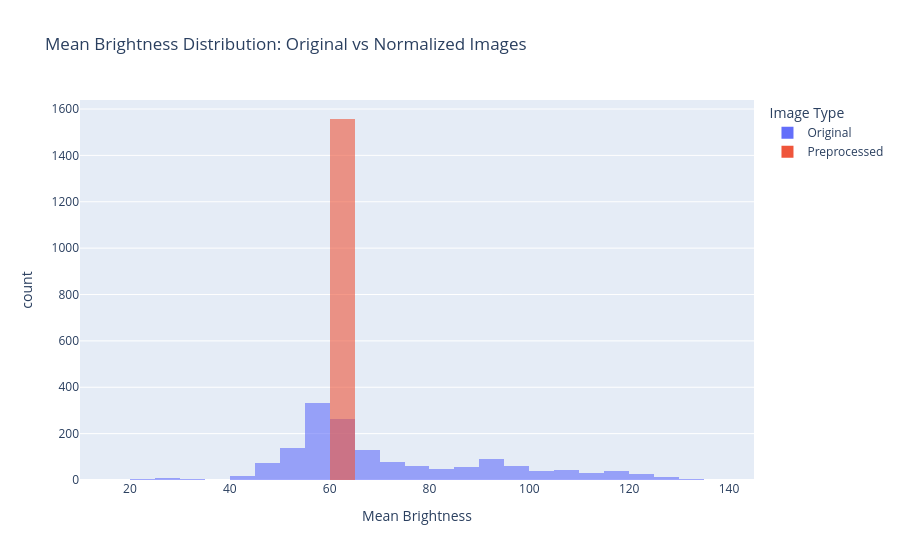

The notebook cell saved with this chart:
### Code cell
import cv2
import numpy as np
import pandas as pd
from pathlib import Path
import plotly.express as px

def compare_normalization_histogram(original_folder, preprocessed_folder):

    def compute_mean_brightness(folder):
        brightness_values = []

        for path in sorted(Path(folder).glob("*.jpg")):
            img = cv2.imread(str(path))
            if img is None:
                continue

            hsv = cv2.cvtColor(img, cv2.COLOR_BGR2HSV)
            v_channel = hsv[:, :, 2]

            mean_brightness = np.mean(v_channel)
            brightness_values.append(mean_brightness)

        return brightness_values

    original_vals = compute_mean_brightness(original_folder)
    preprocessed_vals = compute_mean_brightness(preprocessed_folder)

    df = pd.DataFrame({
        "Mean Brightness": original_vals + preprocessed_vals,
        "Image Type": ["Original"] * len(original_vals) +
                      ["Preprocessed"] * len(preprocessed_vals)
    })

    fig = px.histogram(
        df,
        x="Mean Brightness",
        color="Image Type",
        barmode="overlay",
        opacity=0.6,
        nbins=30,
        title="Mean Brightness Distribution: Original vs Normalized Images"
    )

    fig.show()


compare_normalization_histogram(
    r"F:\strwaberry images\back row upated with text\Cropped_Images\down_2",
    r"F:\strwaberry images\back row upated with text\Cropped_Images\down_2\preprocessed_images"
)

### Figure 1 — Plotly figure (JSON) as saved in the notebook; plotly's stock layout.template omitted (floating-point values rounded to 4 significant figures; data arrays with more than 128 entries replaced by an {"elided": "..."} marker saying what was removed)
{"data": [{"bingroup": "x", "hovertemplate": "Image Type=Original<br>Mean Brightness=%{x}<br>count=%{y}<extra></extra>", "legendgroup": "Original", "marker": {"color": "#636efa", "opacity": 0.6, "pattern": {"shape": ""}}, "name": "Original", "nbinsx": 30, "orientation": "v", "showlegend": true, "type": "histogram", "x": {"elided": "1558 float values"}, "xaxis": "x", "yaxis": "y"}, {"bingroup": "x", "hovertemplate": "Image Type=Preprocessed<br>Mean Brightness=%{x}<br>count=%{y}<extra></extra>", "legendgroup": "Preprocessed", "marker": {"color": "#EF553B", "opacity": 0.6, "pattern": {"shape": ""}}, "name": "Preprocessed", "nbinsx": 30, "orientation": "v", "showlegend": true, "type": "histogram", "x": {"elided": "1558 float values"}, "xaxis": "x", "yaxis": "y"}], "layout": {"barmode": "overlay", "legend": {"title": {"text": "Image Type"}, "tracegroupgap": 0}, "title": {"text": "Mean Brightness Distribution: Original vs Normalized Images"}, "xaxis": {"anchor": "y", "domain": [0, 1], "title": {"text": "Mean Brightness"}}, "yaxis": {"anchor": "x", "domain": [0, 1], "title": {"text": "count"}}}}
